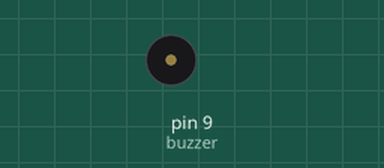
This sketch was run on a simulated Arduino Uno, built with avr-gcc and run on an emulated ATmega328P. Parts: buzzer (waves = sounding). What the sketch prints to the serial monitor is not drawn.

Above: at 1.0 s.
At 12.3 s:
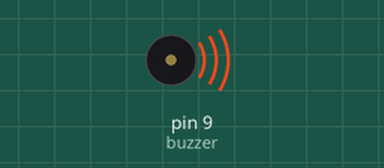
Timing chart, 0 to 13.0 s (numbered marks = the images above):
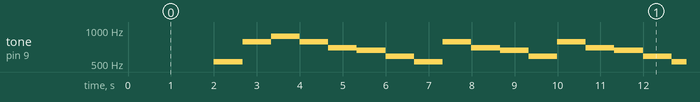

Measured:
- by itself, tone on pin 9 (buzzer): plays 523 Hz for 0.67 s, 784 Hz for 0.67 s, 880 Hz for 0.67 s, 784 Hz for 0.67 s, 698 Hz for 0.67 s, 659 Hz for 0.67 s … (157 notes in this stretch)

The sketch:

sketch_jun12a.ino
```cpp
const int buzzer = 9;
unsigned long startTime;                 // 按鈕被按下的起始時間

unsigned long duration;                  // 持續時間


const int toneTable[7][5]={

    { 66, 131, 262, 523, 1046},  // C Do

    { 74, 147, 294, 587, 1175},  // D Re

    { 83, 165, 330, 659, 1318},  // E Mi

    { 88, 175, 349, 698, 1397},  // F Fa

    { 98, 196, 392, 784, 1568},  // G So

    {110, 220, 440, 880, 1760},  // A La

    {124, 247, 494, 988, 1976}   // B Si

};

char toneName[]="CDEFGAB";

char beeTone[]="GEEFDDCDEFGGGGEEFDDCEGGEDDDDDEFEEEEEFGGEEFDDCEGGC";

char starTone[]="CCGGAAGFFEEDDCGGFFEEDGGFFEEDCCGGAAGFFEEDDC";

int beeBeat[]={

    1,1,2, 1,1,2, 1,1,1,1,1,1,2,

    1,1,2, 1,1,2, 1,1,1,1,4,

    1,1,1,1,1,1,2, 1,1,1,1,1,1,2,

    1,1,2, 1,1,2, 1,1,1,1,4

};

int starBeat[]={

    1,1,1,1,1,1,2, 1,1,1,1,1,1,2,

    1,1,1,1,1,1,2, 1,1,1,1,1,1,2,

    1,1,1,1,1,1,2, 1,1,1,1,1,1,2

};


int getTone(char symbol) {

    int toneNo = 0;

    for ( int ii=0; ii<7; ii++ ) {

        if ( toneName[ii]==symbol ) {

            toneNo = ii;

            break;

        }

    }

    return toneNo;

}


void setup() {

    pinMode(buzzer,OUTPUT);

    noTone(buzzer);

  Serial.begin(9600);                    // 開啟 Serial port, 通訊速率為 9600 bps

  Serial.println("Press and release button now");

}


void loop() {

    int ii, length, toneNo;

    int duration;

   startTime = millis();

//    // bee
//
//    length = sizeof(beeTone)-1;
//
//    for ( ii=0; ii<length; ii++ ) {
//
//        toneNo = getTone(beeTone[ii]);
//
//        duration = beeBeat[ii]*333;
//
//        tone(buzzer,toneTable[toneNo][3]);
//
//        delay(duration);
//
//        noTone(buzzer);
//
//    }

    delay(2000);

    // star

    length = sizeof(starTone)-1;

    for ( ii=0; ii<length; ii++ ) {

        toneNo = getTone(starTone[ii]);

        duration = starBeat[ii]*333;

        tone(buzzer,toneTable[toneNo][3]);

        delay(duration);

        noTone(buzzer);

    }

    noTone(buzzer);

    delay(2000);


    duration = millis() - startTime;         // 計算按鈕被按了多久

    Serial.print("duration: ");              // 印出 duration 的內容

    Serial.print(duration);

    Serial.println(" microseconds");

}
```
